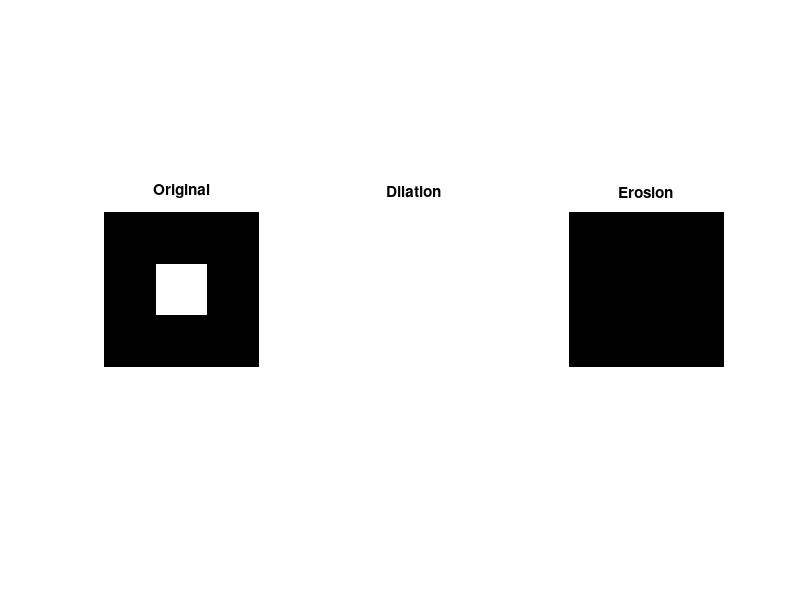

This figure's MATLAB source:
clear all
clc

% Define a new 3x3 binary matrix
originalMatrix = [0 0 0;
                  0 1 0;
                  0 0 0];

structuringElement = ones(3); % Structuring element for neighborhood processing

% Initialize result matrices for dilation and erosion
dilatedMatrix = ones(size(originalMatrix)); % Initialize to all white
erodedMatrix = zeros(size(originalMatrix));

for x = 2:size(originalMatrix, 1) - 1
    for y = 2:size(originalMatrix, 2) - 1
        % Extract the neighborhood using the structuring element
        neighborhood = originalMatrix(x-1:x+1, y-1:y+1);
        
        % Apply dilation
        dilatedMatrix(x, y) = max(neighborhood(:));
        
        % Apply erosion
        erodedMatrix(x, y) = min(neighborhood(:));
    end
end

% Display original, dilation, and erosion results in a 1x3 subplot
subplot(1, 3, 1)
imshow(originalMatrix)
title('Original')

subplot(1, 3, 2)
imshow(dilatedMatrix)
title('Dilation')

subplot(1, 3, 3)
imshow(erodedMatrix)
title('Erosion')

% Display matrices
disp('Original Matrix:')
disp(originalMatrix)

disp('Dilated Matrix:')
disp(dilatedMatrix)

disp('Eroded Matrix:')
disp(erodedMatrix)
